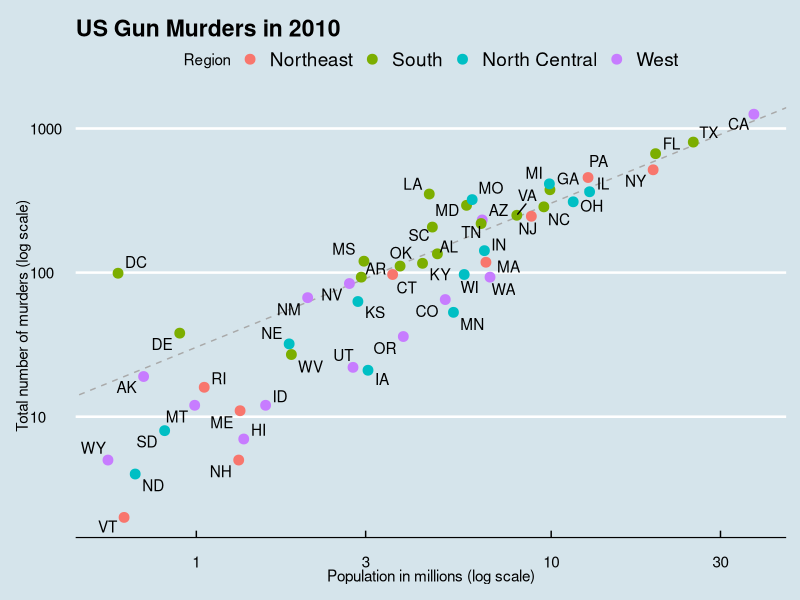

The R source for this figure:
# load libraries
library(tidyverse)
library(ggrepel)
library(ggthemes)
library(dslabs)
data(murders)

# define the intercept
r <- murders %>%
  summarize(rate = sum(total) / sum(population) * 10^6) %>%
  .$rate

# make the plot, combining all elements
murders %>%
  # Add global asthetics
  ggplot(aes(population/10^6, total, label = abb)) +
  # add dashed average murder rate line
  geom_abline(intercept = log10(r), lty = 2, color = "darkgrey") +
  # Add scatter plot with point size 3 and points colored by region
  geom_point(aes(col = region), size = 3) +
  # Add space between the labels
  geom_text_repel() +
  # Make s and y axis of the scale log10
  scale_x_log10() +
  scale_y_log10() +
  # Add labels to the axes
  xlab("Population in millions (log scale)") +
  ylab("Total number of murders (log scale)") +
  # add title to the chart
  ggtitle("US Gun Murders in 2010") +
  # Customize legend name
  scale_color_discrete(name = "Region") +
  # apply custom theme
  theme_economist()
